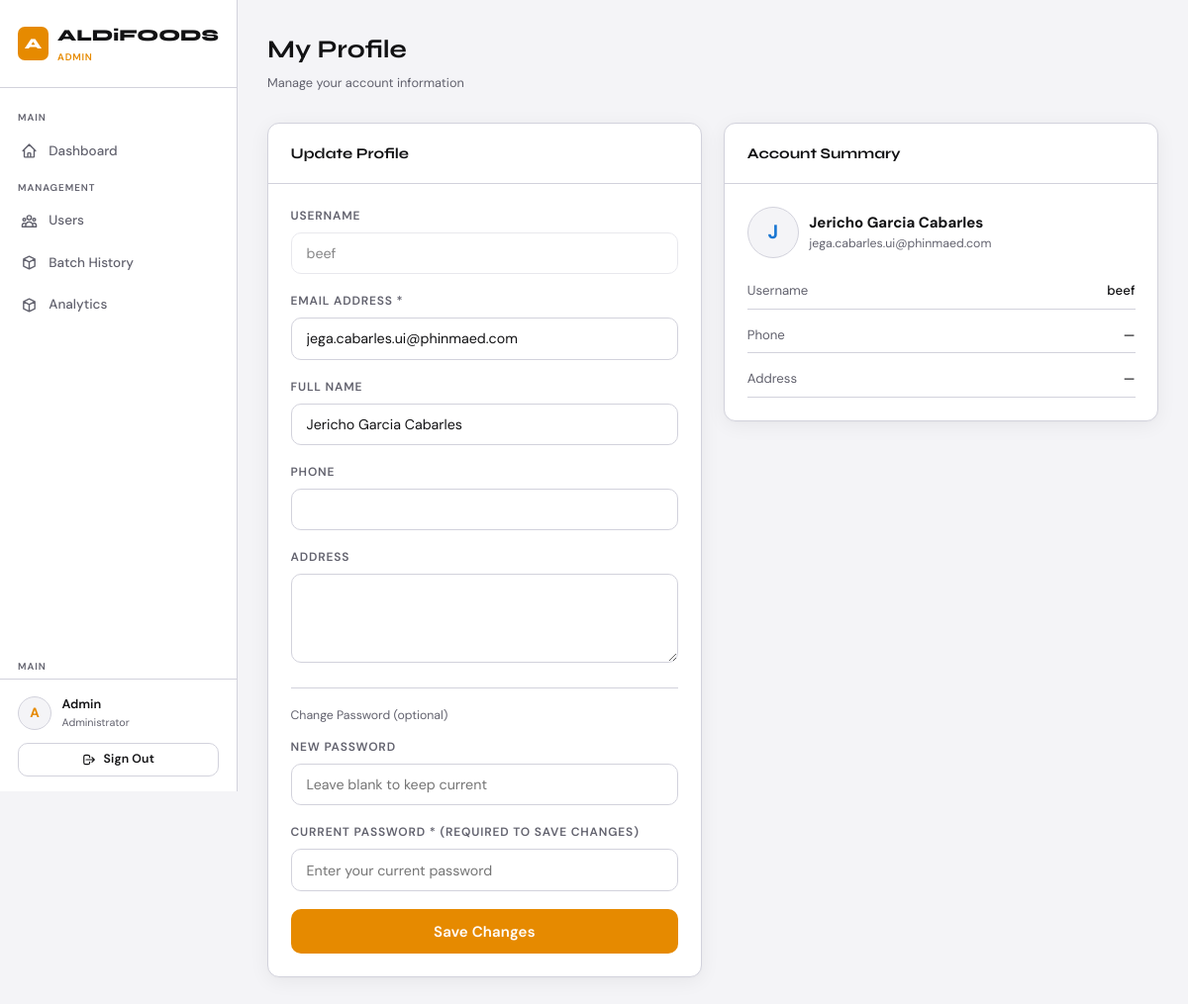
The app's page /profile.php (signed in) with its own data.
### tables this page shows
CREATE TABLE `users` (
  `id` int(11) NOT NULL,
  `username` varchar(100) NOT NULL,
  `email` varchar(255) NOT NULL,
  `password_hash` varchar(255) NOT NULL,
  `full_name` text DEFAULT NULL,
  `phone` text DEFAULT NULL,
  `address` text DEFAULT NULL,
  `otp_code` varchar(10) DEFAULT NULL,
  `otp_expires_at` datetime DEFAULT NULL,
  `created_at` timestamp NOT NULL DEFAULT current_timestamp(),
  `updated_at` timestamp NOT NULL DEFAULT current_timestamp() ON UPDATE current_timestamp()
);

### db.php (called while the page is built, shortened)
<?php
function decryptData($data) {
    if ($data === null || $data === '') return '';
    $decoded = base64_decode($data, true);
    if ($decoded === false) return $data;
    $parts = explode('::', $decoded, 2);
    [$iv, $encrypted] = $parts;
    return openssl_decrypt($encrypted, 'AES-256-CBC', ENCRYPTION_KEY, 0, $iv);
}

### profile.php (the view, shortened to what this page needs)
<?php
require_once '../includes/db.php';
$db    = getDB();
$stmt = $db->prepare('SELECT id, username, email, full_name, phone, address, password_hash FROM users WHERE id = ? LIMIT 1');
$stmt->bind_param('i', $_SESSION['user_id']);
$stmt->execute();
$user = $stmt->get_result()->fetch_assoc();
$user['email']     = decryptData($user['email']);
$user['full_name'] = decryptData($user['full_name']);
$user['phone']     = decryptData($user['phone']);
$user['address']   = decryptData($user['address']);
?>
<!DOCTYPE html>
<html lang="en">
<head>
    <link rel="stylesheet" href="../assets/css/style.css">
</head>
<body>
<div class="layout">
<?php include '_sidebar.php'; ?>
<div class="main-content">
    <div class="page-header">
        <div>
            <h1>My Profile</h1>
            <div class="breadcrumb">Manage your account information</div>
        </div>
    </div>
    <div style="display:grid;grid-template-columns:1fr 1fr;gap:1.5rem;align-items:start">
        <div class="table-card">
            <div class="table-card-header"><h3>Update Profile</h3></div>
            <div style="padding:1.5rem">
            <form method="POST">
                <div class="form-group">
                    <label>Username</label>
                    <input type="text" value="<?= htmlspecialchars($user['username']) ?>" disabled style="opacity:.5">
                </div>
                <div class="form-group">
                    <label>Email Address *</label>
                    <input type="email" name="email" required maxlength="255"
                           value="<?= htmlspecialchars($user['email']) ?>">
                </div>
                <div class="form-group">
                    <label>Full Name</label>
                    <input type="text" name="full_name" maxlength="200"
                           value="<?= htmlspecialchars($user['full_name']) ?>">
                </div>
                <div class="form-group">
                    <label>Phone</label>
                    <input type="text" name="phone" maxlength="50"
                           value="<?= htmlspecialchars($user['phone']) ?>">
                </div>
                <div class="form-group">
                    <label>Address</label>
                    <textarea name="address" maxlength="500"><?= htmlspecialchars($user['address']) ?></textarea>
                </div>
                <hr class="divider">
                <p class="text-sm text-muted" style="margin-bottom:.8rem">Change Password (optional)</p>
                <div class="form-group">
                    <label>New Password</label>
                    <input type="password" name="new_password" id="newPw" maxlength="255"
                           placeholder="Leave blank to keep current" oninput="checkPw(this)">
                </div>
                <div class="form-group">
                    <label>Current Password * <span class="text-muted">(required to save changes)</span></label>
                    <input type="password" name="current_password" required maxlength="255"
                           placeholder="Enter your current password">
                </div>
                <button type="submit" class="btn btn-primary">Save Changes</button>
            </form>
            </div>
        </div>
        <div style="display:flex;flex-direction:column;gap:1.5rem">
            <div class="table-card">
                <div class="table-card-header"><h3>Account Summary</h3></div>
                <div style="padding:1.5rem">
                    <div class="sidebar-user" style="margin-bottom:1rem">
                        <div class="sidebar-avatar" style="width:52px;height:52px;font-size:1.3rem;color:var(--info)">
                            <?= strtoupper(substr($user['full_name'] ?: $user['username'], 0, 1)) ?>
                        </div>
                        <div>
                            <div style="font-weight:700;font-size:1rem"><?= htmlspecialchars($user['full_name'] ?: $user['username']) ?></div>
                            <div class="text-sm text-muted"><?= htmlspecialchars($user['email']) ?></div>
                        </div>
                    </div>
                    <div style="display:grid;gap:.5rem">
                        <?php
                        $fields = [
                            'Username'  => $user['username'],
                            'Phone'     => $user['phone'] ?: '—',
                            'Address'   => $user['address'] ?: '—',
                        ];
                        foreach ($fields as $label => $value): ?>
                        <div style="display:flex;justify-content:space-between;padding:.5rem 0;border-bottom:1px solid var(--border);font-size:.88rem">
                            <span class="text-muted"><?= $label ?></span>
                            <span style="font-weight:500;text-align:right;max-width:60%"><?= htmlspecialchars($value) ?></span>
                        </div>
                        <?php endforeach; ?>
                    </div>
                </div>
            </div>
            </div>
        </div>
    </div>
</div>
</body>
</html>

### style.css (style rules this page uses)
:root { --bg: #ffffff; --bg2: #f4f4f7; --bg3: #ededf2; --border: #d2d2dc; --accent: #e68a00; --accent2: #cc7a00; --danger: #d32f2f; --success: #2e7d32; --info: #1976d2; --text: #121214; --muted: #62626e; --card: #fafafa; --radius: 10px; --shadow: 0 4px 20px rgba(0,0,0,0.06), 0 1px 3px rgba(0,0,0,0.02); }
*, *::before, *::after { box-sizing: border-box; margin: 0; padding: 0; }
html { font-size: 15px; scroll-behavior: smooth; }
body { background: var(--bg); color: var(--text); font-family: 'DM Sans', sans-serif; font-weight: 400; line-height: 1.6; min-height: 100vh; transition: background-color .3s, color .3s; }
h1,h2,h3,h4,h5 { font-family: 'Syne', sans-serif; font-weight: 700; }
.form-group { margin-bottom: 1.2rem; }
.form-group label { display: block; font-size: .8rem; font-weight: 600; text-transform: uppercase; letter-spacing: .07em; color: var(--muted); margin-bottom: .45rem; }
.form-group input, .form-group select, .form-group textarea { width: 100%; background: var(--bg); border: 1px solid var(--border); border-radius: var(--radius); padding: .75rem 1rem; color: var(--text); font-family: 'DM Sans', sans-serif; font-size: .95rem; outline: none; transition: border-color .2s, box-shadow .2s, background-color .2s, color .2s; }
.form-group textarea { resize: vertical; min-height: 90px; }
.btn { display: inline-flex; align-items: center; gap: .5rem; padding: .75rem 1.5rem; border: none; border-radius: var(--radius); font-family: 'DM Sans', sans-serif; font-weight: 600; font-size: .9rem; cursor: pointer; transition: all .2s; text-decoration: none; letter-spacing: .01em; }
.btn-primary { background: var(--accent); color: #fff; width: 100%; justify-content: center; font-size: 1rem; padding: .85rem; }
.layout { display: flex; min-height: 100vh; background: var(--bg2); }
.sidebar-user { display: flex; align-items: center; gap: .7rem; margin-bottom: .8rem; }
.sidebar-avatar { width: 34px; height: 34px; background: var(--bg2); border-radius: 50%; display: grid; place-items: center; font-weight: 700; font-size: .9rem; color: var(--accent); border: 1px solid var(--border); flex-shrink: 0; }
.main-content { margin-left: 240px; flex: 1; padding: 2rem; transition: background-color .3s; }
.page-header { display: flex; align-items: center; justify-content: space-between; margin-bottom: 2rem; flex-wrap: wrap; gap: 1rem; }
.page-header h1 { font-size: 1.7rem; }
.page-header .breadcrumb { color: var(--muted); font-size: .85rem; margin-top: .2rem; }
.table-card { background: var(--bg); border: 1px solid var(--border); border-radius: 12px; overflow: hidden; margin-bottom: 2rem; box-shadow: var(--shadow); transition: background-color .3s, border-color .3s; }
.table-card-header { padding: 1.2rem 1.5rem; border-bottom: 1px solid var(--border); display: flex; align-items: center; justify-content: space-between; flex-wrap: wrap; gap: .8rem; }
.table-card-header h3 { font-size: 1rem; }
.text-muted { color: var(--muted); }
.text-sm { font-size: .82rem; }
hr.divider { border: none; border-top: 1px solid var(--border); margin: 1.2rem 0; }

### records on screen
users: username "beef", email "jega.cabarles.ui@phinmaed.com", full_name "Jericho Garcia Cabarles", full_name "J"

### other values on screen
substr($_SESSION['admin_name'] ?? 'A', 0, 1) "A"
$_SESSION['admin_name'] "Admin"
$label "Username"
$value "beef"
$label "Phone"
$value "—"
$label "Address"
